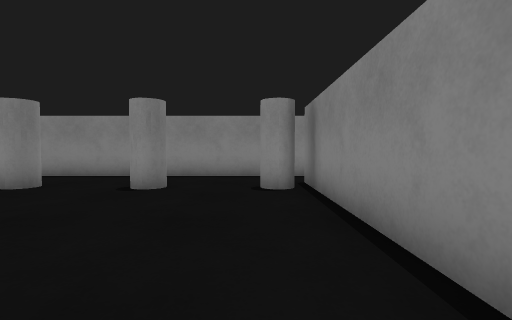
[1] (above)

21 first-person views from a walk through a Gazebo world. The camera is 0.86 m above the floor, tilts 2° down and sees 85° across. The floor is counted in squares, 1 m on a side. Each view is taken from the middle of a square. On the plan, view 1 faces up. The plan holds only what a view shows up to about 10 squares ahead; the rest is blank. The place goes on beyond the plan.

[2]
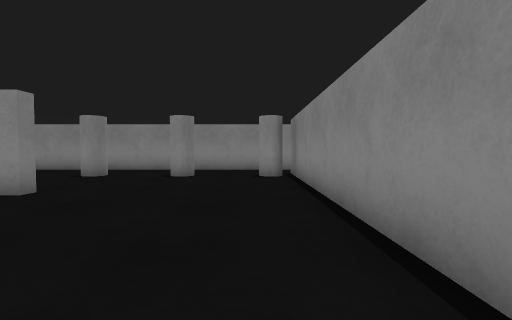

[3]
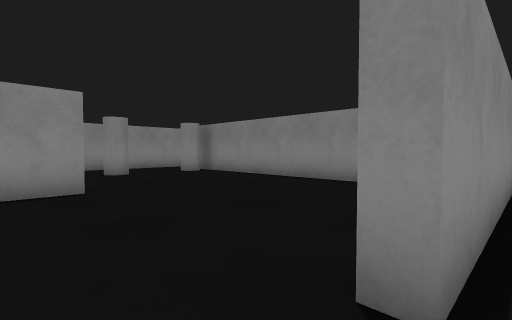

[4]
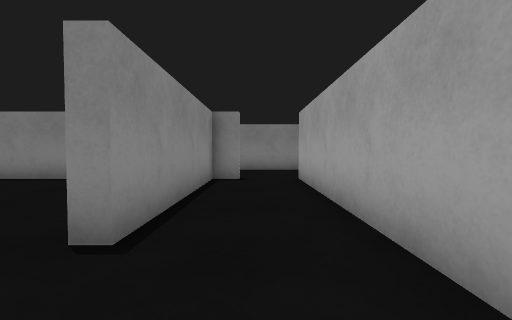

[5]
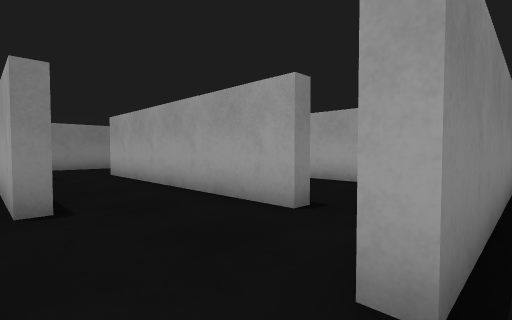

[6]
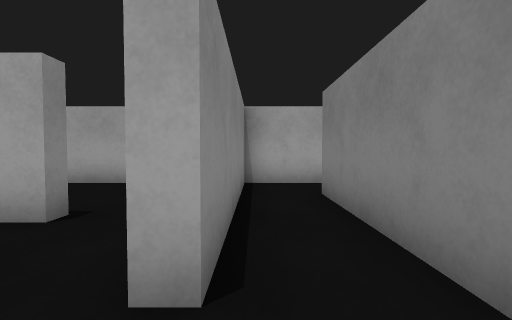

[7]
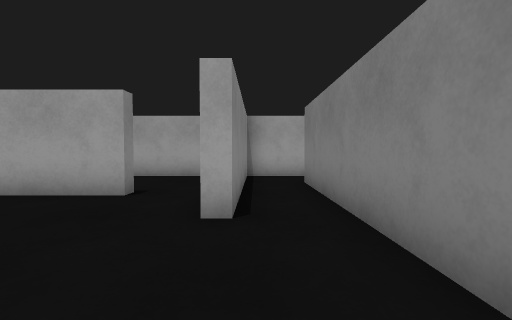

[8]
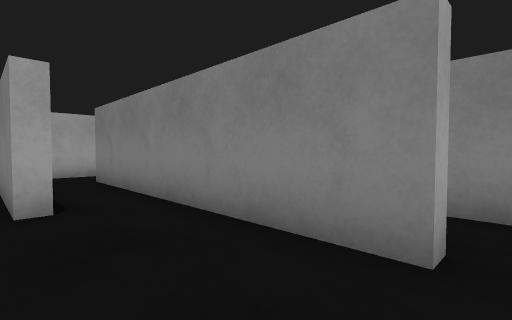

[9]
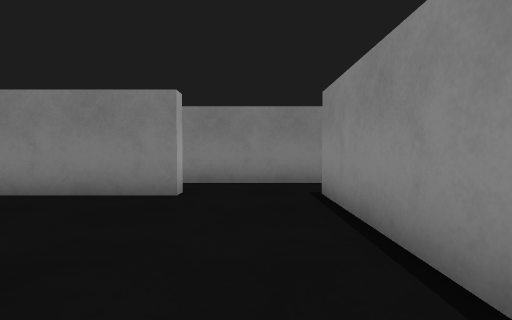

[10]
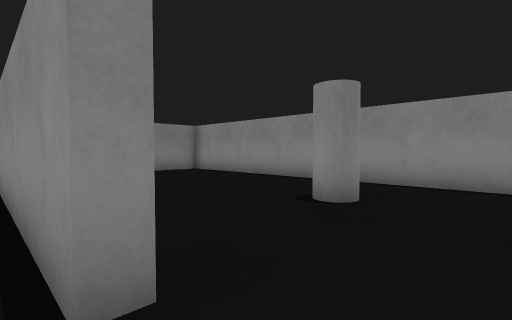

[11]
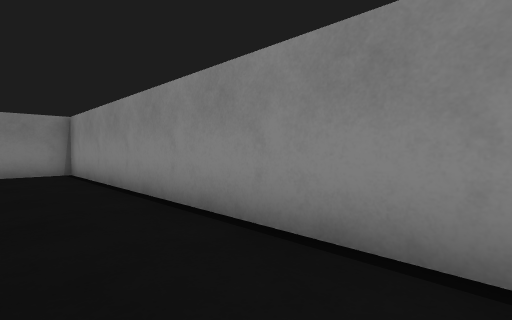

[12]
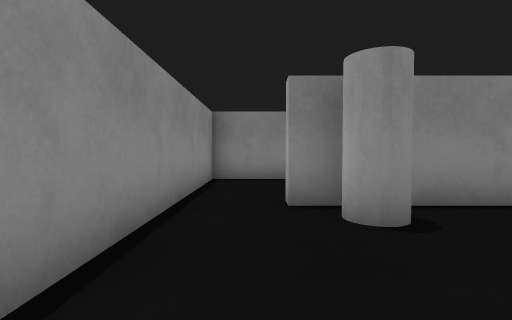

[13]
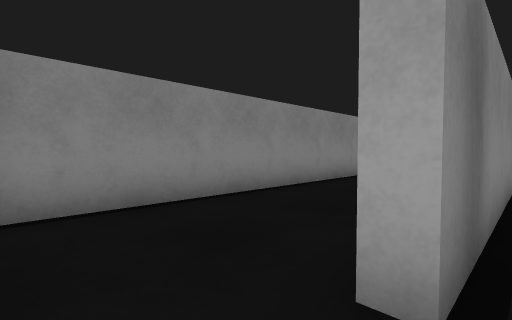

[14]
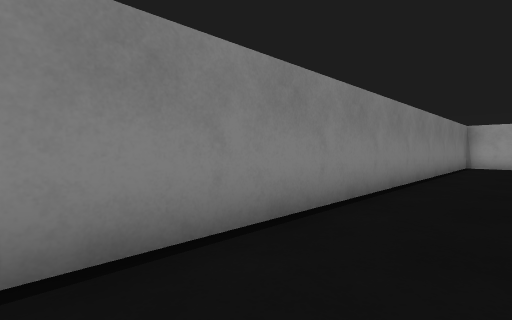

[15]
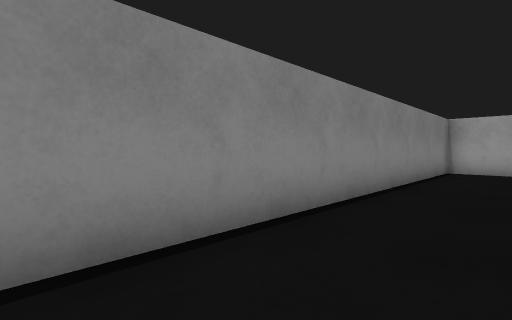

[16]
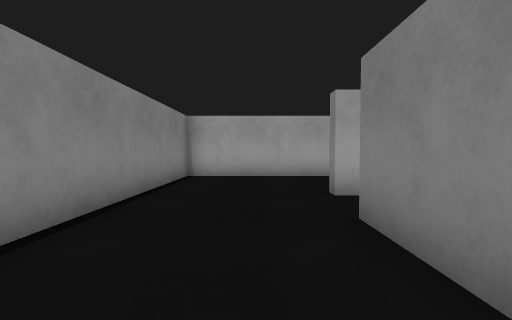

[17]
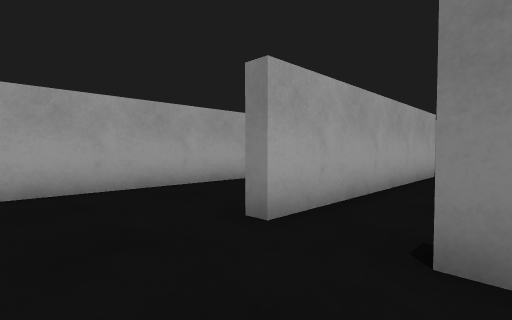

[18]
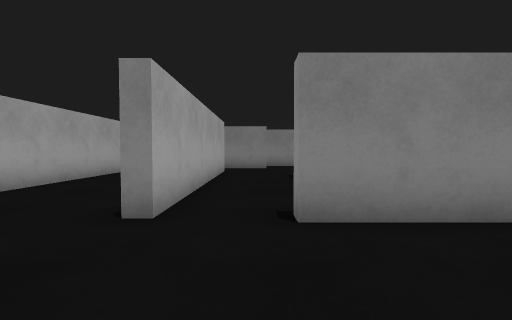

[19]
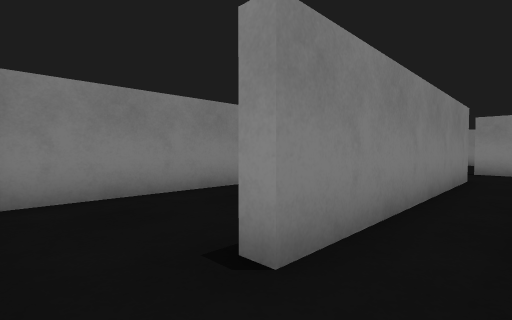

[20]
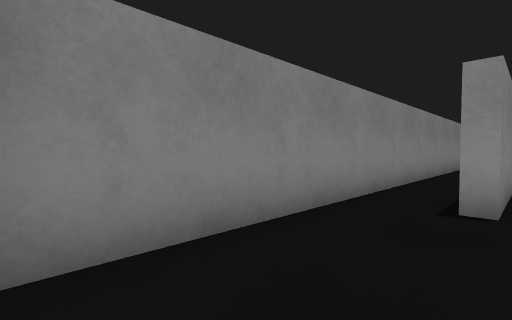

[21]
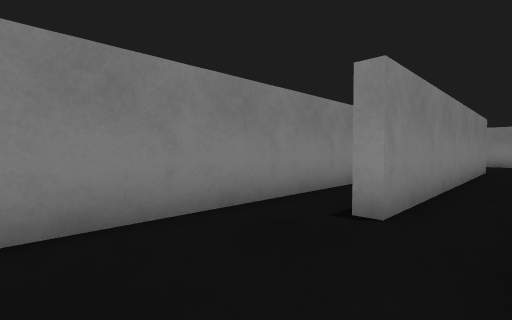

### Floor plan
Points are (right, up) in squares from view 1. A wall is a line through its corners. A room is listed if a view was taken in it or the views show most of it. See-through windows are left out.
Room 1 (views 1, 2, 3, 4, 5, 6, 7, 8, 9, 10, 11, 12, 13, 19)
walls: (-4.5, 2.8) (-4.5, 2.3) (-9.5, 2.3); (-10.3, -0.5) (-10.3, -8.5); (-4.5, -3.7) (-4.5, -3.3) (-1.9, -3.3); (-12.3, 3.9) (-12.3, 2.4); (1.3, -1.6) (1.3, 5.6); (1.6, 9.3) (-14.3, 9.3) (-14.3, 7.4); (-6.5, -6.8) (-6.5, -6.3) (-5.5, -6.3); (-8.7, -10.3) (-8.7, -4.5) (-8.3, -4.5) (-8.3, -7.2)
ways out: opening at (-7, -7) to room 2; opening at (-4.5, -5.5) to room 2; opening at (2, 8.5) to room 2; opening at (-11, 2) to room 3; opening at (-10, -9.5) to room 3; opening at (-10, 0.5) to room 3
objects: white cylinder (-6, 6) to (-5, 7); white cylinder (-3, 6) to (-2, 7); white cylinder (0, 6) to (1, 7)
Room 2 (views 14, 15, 16, 17, 18)
walls: (1.3, -3.7) (-4.5, -3.7); (1.7, -1.9) (1.7, -4.5) (1.3, -4.5); (-5.5, -6.3) (1.5, -6.3) (1.5, -6.8); (-7.2, -10.3) (5.3, -10.3) (5.3, 9.3) (1.6, 9.3)
ways out: opening at (-7, -7) to room 1; opening at (-4.5, -5.5) to room 1; opening at (2, 8.5) to room 1
Room 3 (views 20, 21)
walls: (-10.8, -0.5) (-10.3, -0.5); (-10.3, -8.5) (-10.8, -8.5); (-14.3, 2) (-14.3, -10); (-12.3, 2.4) (-12.3, -5.5) (-12.8, -5.5); (-10.9, -10.3) (-8.7, -10.3); (-9.5, 2.3) (-10.5, 2.3)
ways out: opening at (-11, 2) to room 1; opening at (-10, -9.5) to room 1; opening at (-10, 0.5) to room 1

Where each view was taken, in squares from view 1:
view 1: 0 up, 0 right, facing up
view 2: 3 down, 0 right, facing up
view 3: 4 down, 6 left, facing up-right
view 4: 5 down, 7 left, facing right
view 5: 3 down, 9 left, facing down-right
view 6: 3 down, 9 left, facing down
view 7: 1 down, 9 left, facing down
view 8: 0 up, 8 left, facing down-left
view 9: 1 up, 5 left, facing left
view 10: 2 up, 3 left, facing up-left
view 11: 7 up, 3 left, facing up-left
view 12: 8 up, 3 left, facing right
view 13: 9 up, 1 right, facing down-right
view 14: 6 up, 3 right, facing down-right
view 15: 2 up, 3 right, facing down-right
view 16: 1 down, 3 right, facing down
view 17: 4 down, 4 right, facing down-left
view 18: 5 down, 5 right, facing left
view 19: 10 down, 9 left, facing up-left
view 20: 10 down, 12 left, facing up-left
view 21: 9 down, 11 left, facing up-left
